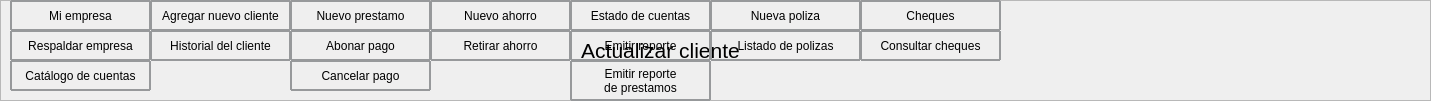
              <widget class="QFrame" name="frame">
               <property name="geometry">
                <rect>
                 <x>0</x>
                 <y>0</y>
                 <width>1431</width>
                 <height>101</height>
                </rect>
               </property>
               <property name="frameShape">
                <enum>QFrame::StyledPanel</enum>
               </property>
               <property name="frameShadow">
                <enum>QFrame::Raised</enum>
               </property>
               <widget class="QLabel" name="IngresaTitulo">
                <property name="geometry">
                 <rect>
                  <x>240</x>
                  <y>20</y>
                  <width>841</width>
                  <height>61</height>
                 </rect>
                </property>
                <property name="minimumSize">
                 <size>
                  <width>750</width>
                  <height>0</height>
                 </size>
                </property>
                <property name="maximumSize">
                 <size>
                  <width>1600</width>
                  <height>16777215</height>
                 </size>
                </property>
                <property name="font">
                 <font>
                  <pointsize>16</pointsize>
                 </font>
                </property>
                <property name="styleSheet">
                 <string notr="true"/>
                </property>
                <property name="text">
                 <string>&lt;html&gt;&lt;head/&gt;&lt;body&gt;&lt;p align=&quot;center&quot;&gt;Actualizar cliente&lt;/p&gt;&lt;/body&gt;&lt;/html&gt;</string>
                </property>
               </widget>
               <widget class="QLabel" name="label_10">
                <property name="geometry">
                 <rect>
                  <x>1200</x>
                  <y>10</y>
                  <width>80</width>
                  <height>80</height>
                 </rect>
                </property>
                <property name="minimumSize">
                 <size>
                  <width>80</width>
                  <height>80</height>
                 </size>
                </property>
                <property name="text">
                 <string/>
                </property>
                <property name="pixmap">
                 <pixmap resource="../imagenes/res.qrc">:/imagen/logobueno_preview_rev_1.png</pixmap>
                </property>
               </widget>
               <widget class="QPushButton" name="Catalogo">
                <property name="geometry">
                 <rect>
                  <x>10</x>
                  <y>60</y>
                  <width>141</width>
                  <height>31</height>
                 </rect>
                </property>
                <property name="styleSheet">
                 <string notr="true">border-style: solid;
border-width: 2px;
border-color: rgb(151, 153, 155);
border-radius: 1px;
</string>
                </property>
                <property name="text">
                 <string>Catálogo de cuentas</string>
                </property>
               </widget>
               <widget class="QPushButton" name="Respaldo">
                <property name="geometry">
                 <rect>
                  <x>10</x>
                  <y>30</y>
                  <width>141</width>
                  <height>31</height>
                 </rect>
                </property>
                <property name="styleSheet">
                 <string notr="true">border-style: solid;
border-width: 2px;
border-color: rgb(151, 153, 155);
border-radius: 1px;
</string>
                </property>
                <property name="text">
                 <string>Respaldar empresa</string>
                </property>
               </widget>
               <widget class="QPushButton" name="Mi_Empresa">
                <property name="geometry">
                 <rect>
                  <x>10</x>
                  <y>0</y>
                  <width>141</width>
                  <height>31</height>
                 </rect>
                </property>
                <property name="styleSheet">
                 <string notr="true">border-style: solid;
border-width: 2px;
border-color: rgb(151, 153, 155);
border-radius: 1px;
</string>
                </property>
                <property name="text">
                 <string>Mi empresa</string>
                </property>
               </widget>
               <widget class="QPushButton" name="Ahorro">
                <property name="geometry">
                 <rect>
                  <x>430</x>
                  <y>0</y>
                  <width>141</width>
                  <height>31</height>
                 </rect>
                </property>
                <property name="styleSheet">
                 <string notr="true">border-style: solid;
border-width: 2px;
border-color: rgb(151, 153, 155);
border-radius: 1px;
</string>
                </property>
                <property name="text">
                 <string>Nuevo ahorro</string>
                </property>
               </widget>
               <widget class="QPushButton" name="abonar">
                <property name="geometry">
                 <rect>
                  <x>290</x>
                  <y>30</y>
                  <width>141</width>
                  <height>31</height>
                 </rect>
                </property>
                <property name="styleSheet">
                 <string notr="true">border-style: solid;
border-width: 2px;
border-color: rgb(151, 153, 155);
border-radius: 1px;
</string>
                </property>
                <property name="text">
                 <string>Abonar pago</string>
                </property>
               </widget>
               <widget class="QPushButton" name="Reportes">
                <property name="geometry">
                 <rect>
                  <x>570</x>
                  <y>30</y>
                  <width>141</width>
                  <height>31</height>
                 </rect>
                </property>
                <property name="styleSheet">
                 <string notr="true">border-style: solid;
border-width: 2px;
border-color: rgb(151, 153, 155);
border-radius: 1px;
</string>
                </property>
                <property name="text">
                 <string>Emitir reporte</string>
                </property>
               </widget>
               <widget class="QPushButton" name="Polizas">
                <property name="geometry">
                 <rect>
                  <x>710</x>
                  <y>0</y>
                  <width>151</width>
                  <height>31</height>
                 </rect>
                </property>
                <property name="styleSheet">
                 <string notr="true">border-style: solid;
border-width: 2px;
border-color: rgb(151, 153, 155);
border-radius: 1px;
</string>
                </property>
                <property name="text">
                 <string>Nueva poliza</string>
                </property>
               </widget>
               <widget class="QPushButton" name="Historial">
                <property name="geometry">
                 <rect>
                  <x>150</x>
                  <y>30</y>
                  <width>141</width>
                  <height>31</height>
                 </rect>
                </property>
                <property name="styleSheet">
                 <string notr="true">border-style: solid;
border-width: 2px;
border-color: rgb(151, 153, 155);
border-radius: 1px;
</string>
                </property>
                <property name="text">
                 <string>Historial del cliente</string>
                </property>
               </widget>
               <widget class="QPushButton" name="Estado">
                <property name="geometry">
                 <rect>
                  <x>570</x>
                  <y>0</y>
                  <width>141</width>
                  <height>31</height>
                 </rect>
                </property>
                <property name="styleSheet">
                 <string notr="true">border-style: solid;
border-width: 2px;
border-color: rgb(151, 153, 155);
border-radius: 1px;
</string>
                </property>
                <property name="text">
                 <string>Estado de cuentas</string>
                </property>
               </widget>
               <widget class="QPushButton" name="cancelar">
                <property name="geometry">
                 <rect>
                  <x>290</x>
                  <y>60</y>
                  <width>141</width>
                  <height>31</height>
                 </rect>
                </property>
                <property name="styleSheet">
                 <string notr="true">border-style: solid;
border-width: 2px;
border-color: rgb(151, 153, 155);
border-radius: 1px;
</string>
                </property>
                <property name="text">
                 <string>Cancelar pago</string>
                </property>
               </widget>
               <widget class="QPushButton" name="Cliente">
                <property name="geometry">
                 <rect>
                  <x>150</x>
                  <y>0</y>
                  <width>141</width>
                  <height>31</height>
                 </rect>
                </property>
                <property name="styleSheet">
                 <string notr="true">border-style: solid;
border-width: 2px;
border-color: rgb(151, 153, 155);
border-radius: 1px;
</string>
                </property>
                <property name="text">
                 <string>Agregar nuevo cliente</string>
                </property>
               </widget>
               <widget class="QPushButton" name="Retirar">
                <property name="geometry">
                 <rect>
                  <x>430</x>
                  <y>30</y>
                  <width>141</width>
                  <height>31</height>
                 </rect>
                </property>
                <property name="styleSheet">
                 <string notr="true">border-style: solid;
border-width: 2px;
border-color: rgb(151, 153, 155);
border-radius: 1px;
</string>
                </property>
                <property name="text">
                 <string>Retirar ahorro</string>
                </property>
               </widget>
               <widget class="QPushButton" name="Cheques">
                <property name="geometry">
                 <rect>
                  <x>860</x>
                  <y>0</y>
                  <width>141</width>
                  <height>31</height>
                 </rect>
                </property>
                <property name="styleSheet">
                 <string notr="true">border-style: solid;
border-width: 2px;
border-color: rgb(151, 153, 155);
border-radius: 1px;
</string>
                </property>
                <property name="text">
                 <string>Cheques</string>
                </property>
               </widget>
               <widget class="QPushButton" name="Consulta_cheque">
                <property name="geometry">
                 <rect>
                  <x>860</x>
                  <y>30</y>
                  <width>141</width>
                  <height>31</height>
                 </rect>
                </property>
                <property name="styleSheet">
                 <string notr="true">border-style: solid;
border-width: 2px;
border-color: rgb(151, 153, 155);
border-radius: 1px;
</string>
                </property>
                <property name="text">
                 <string>Consultar cheques</string>
                </property>
               </widget>
               <widget class="QPushButton" name="Listado">
                <property name="geometry">
                 <rect>
                  <x>710</x>
                  <y>30</y>
                  <width>151</width>
                  <height>31</height>
                 </rect>
                </property>
                <property name="styleSheet">
                 <string notr="true">border-style: solid;
border-width: 2px;
border-color: rgb(151, 153, 155);
border-radius: 1px;
</string>
                </property>
                <property name="text">
                 <string>Listado de polizas</string>
                </property>
               </widget>
               <widget class="QPushButton" name="prestamo">
                <property name="geometry">
                 <rect>
                  <x>290</x>
                  <y>0</y>
                  <width>141</width>
                  <height>31</height>
                 </rect>
                </property>
                <property name="styleSheet">
                 <string notr="true">border-style: solid;
border-width: 2px;
border-color: rgb(151, 153, 155);
border-radius: 1px;
</string>
                </property>
                <property name="text">
                 <string>Nuevo prestamo</string>
                </property>
               </widget>
               <widget class="QPushButton" name="Reportes_2">
                <property name="geometry">
                 <rect>
                  <x>570</x>
                  <y>60</y>
                  <width>141</width>
                  <height>41</height>
                 </rect>
                </property>
                <property name="styleSheet">
                 <string notr="true">border-style: solid;
border-width: 2px;
border-color: rgb(151, 153, 155);
border-radius: 1px;
</string>
                </property>
                <property name="text">
                 <string>Emitir reporte 
de prestamos</string>
                </property>
               </widget>
              </widget>
